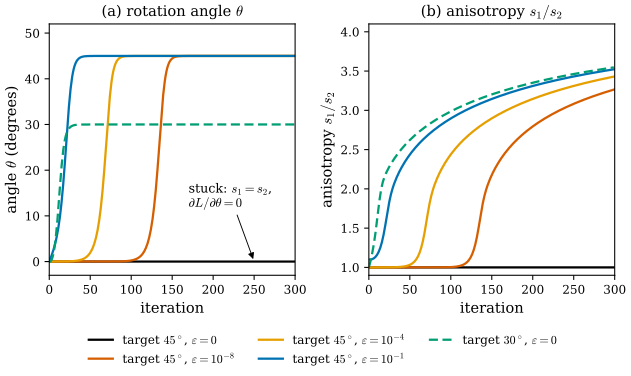

This figure's Python source:
"""Figure 29.2.3: plain gradient descent from an isotropic start (Section 29.2).

2D Gaussian with parameters (theta, log s_1, log s_2), Sigma = R(theta) diag(s_1^2, s_2^2) R(theta)^T,
loss L = |Sigma - Sigma*|_F^2 / 2, learning rate 0.01, start theta = 0, s = (1 + eps, 1).
Target Sigma*: s* = (2, 0.5) with major axis at 45 degrees (entries 2.125, 1.875 written exactly) for
eps = 0, 1e-8, 1e-4, 1e-1, and at 30 degrees for eps = 0.
(a) theta (degrees) vs iteration; (b) anisotropy s_1/s_2 vs iteration.
Self-checks (same numbers as verify/v-29-2-...): eps = 0 with the 45-degree target never moves theta and stalls
at Sigma = 2.125 I; the other runs reach within 1 degree after 148, 83, 34, 24 iterations.

Run from the project root: ``PYTHONPATH=tools python3 chapters/29-gaussian-splatting/figures/fig-29-2-3-isotropic-start.py``
"""

import dgfig

dgfig.setup()

import matplotlib.pyplot as plt
import numpy as np

C = dgfig.COLORS


def R2(t):
    return np.array([[np.cos(t), -np.sin(t)], [np.sin(t), np.cos(t)]])


def run(target, eps, eta=0.01, n=300):
    th, u = 0.0, np.log([1.0 + eps, 1.0])
    out = []
    for _ in range(n):
        lam = np.exp(2 * u)
        Gm = R2(th) @ np.diag(lam) @ R2(th).T - target
        M = R2(th).T @ Gm @ R2(th)
        out.append((np.degrees(th), np.exp(u[0] - u[1]), 0.5 * np.sum(Gm ** 2)))
        th -= eta * 2 * (lam[0] - lam[1]) * M[0, 1]
        u = u - eta * 2 * lam * np.diag(M)
    return np.array(out)


T45 = np.array([[2.125, 1.875], [1.875, 2.125]])
T30 = R2(np.radians(30)) @ np.diag([4.0, 0.25]) @ R2(np.radians(30)).T
runs = [
    (T45, 0.0, 45, C["main"], "-", r"target $45^\circ$, $\varepsilon = 0$"),
    (T45, 1e-8, 45, C["normal"], "-", r"target $45^\circ$, $\varepsilon = 10^{-8}$"),
    (T45, 1e-4, 45, C["accent"], "-", r"target $45^\circ$, $\varepsilon = 10^{-4}$"),
    (T45, 1e-1, 45, C["tangent"], "-", r"target $45^\circ$, $\varepsilon = 10^{-1}$"),
    (T30, 0.0, 30, C["third"], (0, (4, 2)), r"target $30^\circ$, $\varepsilon = 0$"),
]
fig, (axa, axb) = plt.subplots(1, 2, figsize=(7.6, 3.4), sharex=True, gridspec_kw=dict(wspace=0.3))
reach = []
for T, eps, tgt, col, ls, lab in runs:
    h = run(T, eps)
    if eps == 0 and tgt == 45:
        assert np.all(h[:, 0] == 0) and np.all(h[:, 1] == 1)
        hl = run(T, eps, n=1500)
        assert abs(hl[-1, 2] - 0.5 * 2 * 1.875 ** 2) < 1e-9
    else:
        reach.append(int(np.argmax(np.abs(run(T, eps, n=1500)[:, 0] - tgt) < 1.0)))
    k = np.arange(len(h))
    axa.plot(k, h[:, 0], color=col, ls=ls, lw=1.7, label=lab)
    axb.plot(k, h[:, 1], color=col, ls=ls, lw=1.7)
assert reach == [148, 83, 34, 24], reach
axa.set_ylabel(r"angle $\theta$ (degrees)")
axb.set_ylabel(r"anisotropy $s_1/s_2$")
for ax in (axa, axb):
    ax.set_xlabel("iteration")
    ax.set_xlim(0, 300)
    ax.tick_params(labelsize=9)
axa.set_ylim(-3, 52)
axb.set_ylim(0.9, 4.1)
axa.annotate(r"stuck: $s_1 = s_2$," + "\n" + r"$\partial L/\partial\theta = 0$", xy=(250, 0), xytext=(170, 12), fontsize=9.5,
             arrowprops=dict(arrowstyle="-|>", color=C["main"], lw=0.7))
axa.set_title(r"(a) rotation angle $\theta$", fontsize=11)
axb.set_title(r"(b) anisotropy $s_1/s_2$", fontsize=11)
fig.legend(*axa.get_legend_handles_labels(), loc="lower center", ncol=3, fontsize=9, frameon=False,
           bbox_to_anchor=(0.5, -0.2))

dgfig.save(fig, __file__)
